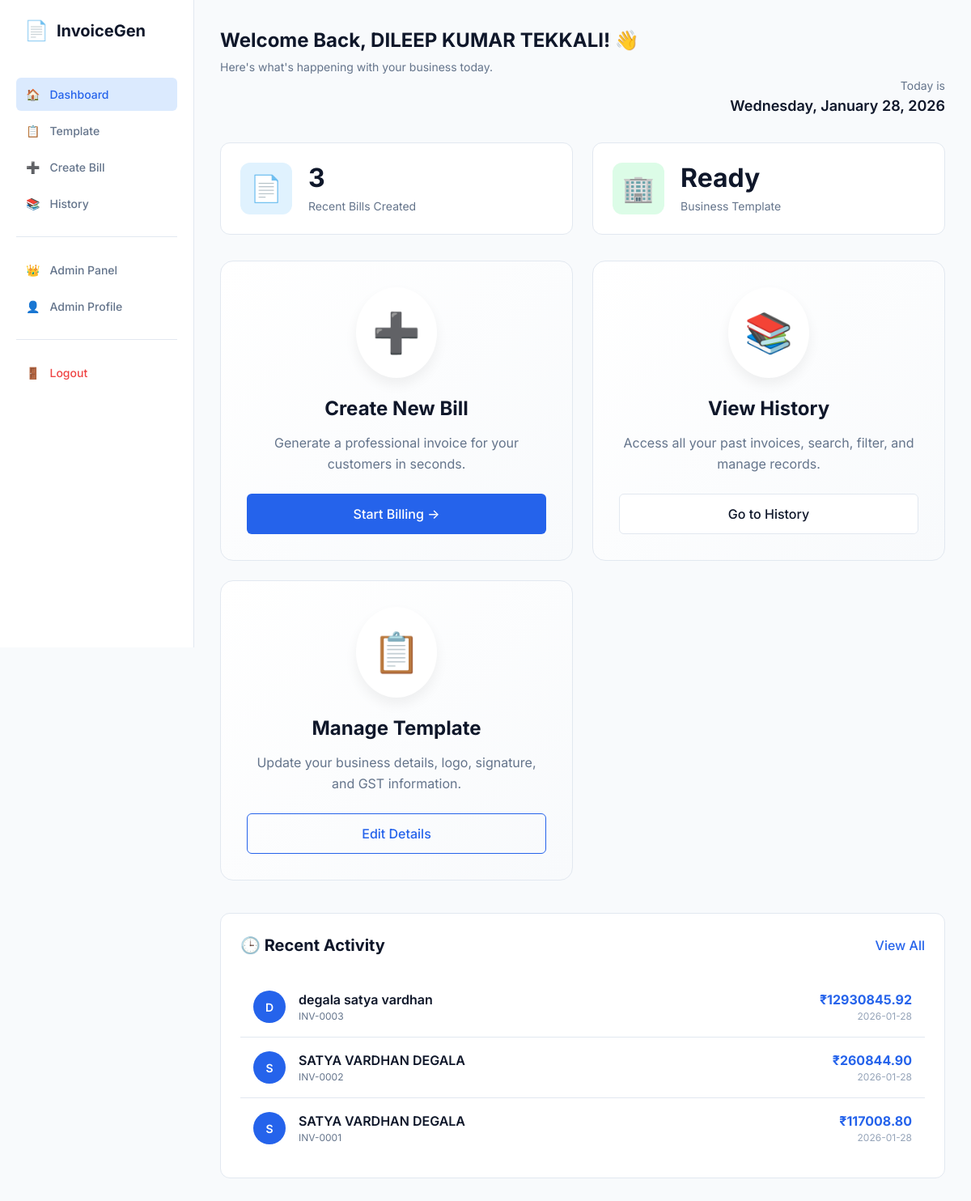
The page / (signed in) on the database its author committed.
### tables this page shows
CREATE TABLE templates (
            id INTEGER PRIMARY KEY AUTOINCREMENT,
            user_id INTEGER NOT NULL,
            business_name TEXT NOT NULL,
            business_address TEXT NOT NULL,
            owner_name TEXT NOT NULL,
            mobile TEXT NOT NULL,
            gst_number TEXT,
            default_date TEXT,
            logo_path TEXT,
            signature_path TEXT,
            stamp_upload_path TEXT,
            stamp_data TEXT,
            stamp_type TEXT,
            stamp_business_name TEXT,
            stamp_place TEXT,
            created_at TIMESTAMP DEFAULT CURRENT_TIMESTAMP,
            FOREIGN KEY (user_id) REFERENCES users (id)
        );

CREATE TABLE bills (
            id INTEGER PRIMARY KEY AUTOINCREMENT,
            user_id INTEGER NOT NULL,
            template_id INTEGER,
            bill_number TEXT,
            customer_name TEXT NOT NULL,
            customer_mobile TEXT,
            customer_address TEXT,
            items_json TEXT,
            subtotal REAL,
            gst_enabled INTEGER DEFAULT 0,
            gst_percentage REAL,
            gst_amount REAL,
            total REAL,
            bill_date TEXT,
            created_at TIMESTAMP DEFAULT CURRENT_TIMESTAMP,
            FOREIGN KEY (user_id) REFERENCES users (id),
            FOREIGN KEY (template_id) REFERENCES templates (id)
        );

### app.py (the view)
@app.route('/')
@login_required
def index():
    user = get_current_user()
    db = get_db()
    template = db.execute('SELECT * FROM templates WHERE user_id = ? ORDER BY id DESC LIMIT 1',
                         (user['id'],)).fetchone()
    recent_bills = db.execute('SELECT * FROM bills WHERE user_id = ? ORDER BY created_at DESC LIMIT 5',
                              (user['id'],)).fetchall()
    db.close()
    return render_template('index.html', template=template, recent_bills=recent_bills, user=user)

### app.py (called while the page is built)
def get_db():
    db = sqlite3.connect('invoice.db')
    db.row_factory = sqlite3.Row
    return db

### auth.py (called while the page is built)
def get_db():
    db = sqlite3.connect('invoice.db')
    db.row_factory = sqlite3.Row
    return db

def login_required(f):
    @wraps(f)
    def decorated_function(*args, **kwargs):
        if 'user_id' not in session:
            flash('Please login to access this page', 'warning')
            return redirect(url_for('login'))
        db = get_db()
        user = db.execute('SELECT * FROM users WHERE id = ?', (session['user_id'],)).fetchone()
        db.close()
        if not user:
            session.clear()
            flash('User not found', 'error')
            return redirect(url_for('login'))
        if not user['is_approved']:
            return redirect(url_for('pending_approval'))
        if not user['is_active']:
            session.clear()
            flash('Your account has been deactivated', 'error')
            return redirect(url_for('login'))
        return f(*args, **kwargs)
    return decorated_function

def get_current_user():
    if 'user_id' not in session:
        return None
    db = get_db()
    user = db.execute('SELECT * FROM users WHERE id = ?', (session['user_id'],)).fetchone()
    db.close()
    return user

### templates/index.html (shortened to what this page needs)
{% extends 'base.html' %}
{% block content %}
<div class="page-header">
    <div>
        <h1 class="page-title">Welcome Back, {{ template.owner_name if template else 'User' }}! 👋</h1>
        <p class="page-subtitle">Here's what's happening with your business today.</p>
    </div>
    <div style="text-align: right;">
        <span style="font-size: 14px; color: var(--text-secondary);">Today is</span>
        <div style="font-size: 18px; font-weight: 600; color: var(--text-primary);">
        </div>
    </div>
</div>
<div class="dashboard-stats">
    <div class="stat-card-widget">
        <div class="widget-icon icon-blue">📄</div>
        <div class="widget-content">
            <div class="widget-value">{{ recent_bills|length }}</div>
            <div class="widget-label">Recent Bills Created</div>
        </div>
    </div>
    {% if template %}
    <div class="stat-card-widget">
        <div class="widget-icon icon-green">🏢</div>
        <div class="widget-content">
            <div class="widget-value">Ready</div>
            <div class="widget-label">Business Template</div>
        </div>
    </div>
    {% endif %}
</div>
<div class="action-grid">
    <div class="action-card">
        <div class="action-icon">➕</div>
        <h3 class="action-title">Create New Bill</h3>
        <p class="action-desc">Generate a professional invoice for your customers in seconds.</p>
        {% if template %}
        <a href="{{ url_for('create_bill') }}" class="btn btn-primary btn-large btn-full">Start Billing →</a>
        {% else %}
        <a href="{{ url_for('template') }}" class="btn btn-primary btn-large btn-full">Setup Template First</a>
        {% endif %}
    </div>
    <div class="action-card">
        <div class="action-icon">📚</div>
        <h3 class="action-title">View History</h3>
        <p class="action-desc">Access all your past invoices, search, filter, and manage records.</p>
        <a href="{{ url_for('history') }}" class="btn btn-secondary btn-large btn-full">Go to History</a>
    </div>
    <div class="action-card">
        <div class="action-icon">📋</div>
        <h3 class="action-title">Manage Template</h3>
        <p class="action-desc">Update your business details, logo, signature, and GST information.</p>
        <a href="{{ url_for('template') }}" class="btn btn-outline btn-large btn-full">Edit Details</a>
    </div>
</div>
<div class="recent-section">
    <div class="section-header">
        <h2 style="font-size: 20px; font-weight: 700; margin: 0;">🕒 Recent Activity</h2>
        <a href="{{ url_for('history') }}"
            style="color: var(--brand-primary); text-decoration: none; font-weight: 500;">View All</a>
    </div>
    {% if recent_bills %}
    <div class="bill-list">
        {% for bill in recent_bills %}
        <a href="{{ url_for('preview_bill', bill_id=bill.id) }}" class="bill-row">
            <div class="bill-info-main">
                <div class="bill-avatar">{{ bill.customer_name[0]|upper }}</div>
                <div>
                    <div style="font-weight: 600; color: var(--text-primary);">{{ bill.customer_name }}</div>
                    <div style="font-size: 12px; color: var(--text-secondary);">{{ bill.bill_number }}</div>
                </div>
            </div>
            <div class="bill-meta" style="text-align: right;">
                <div style="font-weight: 700; color: var(--brand-primary);">₹{{ "%.2f"|format(bill.total) }}</div>
                <div style="font-size: 12px; color: var(--text-muted);">{{ bill.created_at[:10] }}</div>
            </div>
        </a>
        {% endfor %}
    </div>
    {% else %}
    <div style="text-align: center; padding: 40px; color: var(--text-secondary);">
        <p>No recent activity generated yet.</p>
    </div>
    {% endif %}
</div>
{% endblock %}

### templates/base.html (shortened to what this page needs)
<!DOCTYPE html>
<html lang="en">
<head>
    <link rel="stylesheet" href="{{ url_for('static', filename='css/style.css') }}">
</head>
<body>
    <div class="app-container">
        <aside class="sidebar" id="sidebar">
            <div class="sidebar-header">
                <span class="brand-icon">📄</span>
                <span class="brand-text">InvoiceGen</span>
            </div>
            <nav class="sidebar-nav">
                <a href="{{ url_for('index') }}" class="nav-link {% if request.endpoint == 'index' %}active{% endif %}">
                    <span class="nav-icon">🏠</span>
                    <span>Dashboard</span>
                </a>
                <a href="{{ url_for('template') }}"
                    class="nav-link {% if request.endpoint == 'template' %}active{% endif %}">
                    <span class="nav-icon">📋</span>
                    <span>Template</span>
                </a>
                <a href="{{ url_for('create_bill') }}"
                    class="nav-link {% if request.endpoint == 'create_bill' %}active{% endif %}">
                    <span class="nav-icon">➕</span>
                    <span>Create Bill</span>
                </a>
                <a href="{{ url_for('history') }}"
                    class="nav-link {% if request.endpoint == 'history' %}active{% endif %}">
                    <span class="nav-icon">📚</span>
                    <span>History</span>
                </a>
                {% if session.get('is_admin') %}
                <hr style="border: none; border-top: 1px solid var(--border-color); margin: 16px 0;">
                <a href="{{ url_for('admin_dashboard') }}"
                    class="nav-link {% if request.endpoint == 'admin_dashboard' %}active{% endif %}">
                    <span class="nav-icon">👑</span>
                    <span>Admin Panel</span>
                </a>
                <a href="{{ url_for('admin_profile') }}"
                    class="nav-link {% if request.endpoint == 'admin_profile' %}active{% endif %}">
                    <span class="nav-icon">👤</span>
                    <span>Admin Profile</span>
                </a>
                {% endif %}
                <hr style="border: none; border-top: 1px solid var(--border-color); margin: 16px 0;">
                <a href="{{ url_for('logout') }}" class="nav-link" style="color: var(--error);">
                    <span class="nav-icon">🚪</span>
                    <span>Logout</span>
                </a>
            </nav>
        </aside>
        <main class="main-content">
            {% block content %}{% endblock %}
        </main>
    </div>
</body>
</html>

### static/css/style.css (style rules this page uses)
:root { --bg-primary: #f8fafc; --bg-secondary: #ffffff; --bg-card: #ffffff; --bg-input: #ffffff; --brand-primary: #2563eb; --brand-dark: #1e40af; --brand-light: #dbeafe; --text-primary: #0f172a; --text-secondary: #64748b; --text-muted: #94a3b8; --border-color: #e2e8f0; --border-focus: #2563eb; --success: #10b981; --success-bg: #dcfce7; --warning: #f59e0b; --warning-bg: #fef3c7; --error: #ef4444; --error-bg: #fee2e2; --radius-sm: 4px; --radius-md: 6px; --radius-lg: 8px; --shadow-sm: 0 1px 2px 0 rgba(0, 0, 0, 0.05); --shadow-md: 0 4px 6px -1px rgba(0, 0, 0, 0.1); --font-family: 'Inter', system-ui, -apple-system, sans-serif; }
*, *::before, *::after { box-sizing: border-box; margin: 0; padding: 0; }
body { font-family: var(--font-family); background: var(--bg-primary); color: var(--text-primary); line-height: 1.5; -webkit-font-smoothing: antialiased; }
a { text-decoration: none; color: inherit; }
.app-container { display: flex; min-height: 100vh; }
.sidebar { width: 240px; background: var(--bg-secondary); border-right: 1px solid var(--border-color); position: fixed; height: 100vh; padding: 20px; z-index: 50; transition: transform 0.3s ease; }
.sidebar-header { display: flex; align-items: center; gap: 10px; margin-bottom: 40px; padding-left: 10px; }
.brand-icon { font-size: 24px; }
.brand-text { font-size: 20px; font-weight: 700; color: var(--text-primary); }
.sidebar-nav { display: flex; flex-direction: column; gap: 4px; }
.nav-link { display: flex; align-items: center; gap: 12px; padding: 10px 12px; border-radius: var(--radius-md); color: var(--text-secondary); font-size: 14px; font-weight: 500; transition: all 0.2s; }
.nav-link.active { background: var(--brand-light); color: var(--brand-primary); }
.main-content { flex: 1; margin-left: 240px; padding: 32px; max-width: 1200px; }
.page-header { margin-bottom: 32px; }
.page-title { font-size: 24px; font-weight: 700; margin-bottom: 4px; }
.page-subtitle { color: var(--text-secondary); font-size: 14px; }
.btn { display: inline-flex; align-items: center; justify-content: center; gap: 8px; padding: 10px 20px; border-radius: var(--radius-md); font-weight: 500; font-size: 14px; cursor: pointer; border: 1px solid transparent; transition: all 0.2s; }
.btn-primary { background: var(--brand-primary); color: white; }
.btn-secondary { background: white; border-color: var(--border-color); color: var(--text-primary); }
.btn-outline { background: transparent; border-color: var(--brand-primary); color: var(--brand-primary); }
.btn-large { padding: 12px 24px; font-size: 16px; }
.btn-full { width: 100%; }

### rows shown on the page
templates: owner_name "DILEEP KUMAR TEKKALI"
bills: customer_name "D", customer_name "degala satya vardhan", bill_number "INV-0003", total "12930845.92", created_at "2026-01-28"
bills: customer_name "S", customer_name "SATYA VARDHAN DEGALA", bill_number "INV-0002", total "260844.90", created_at "2026-01-28"
bills: customer_name "S", customer_name "SATYA VARDHAN DEGALA", bill_number "INV-0001", total "117008.80", created_at "2026-01-28"

### other values the page prints
{{ recent_bills|length }} "3"
